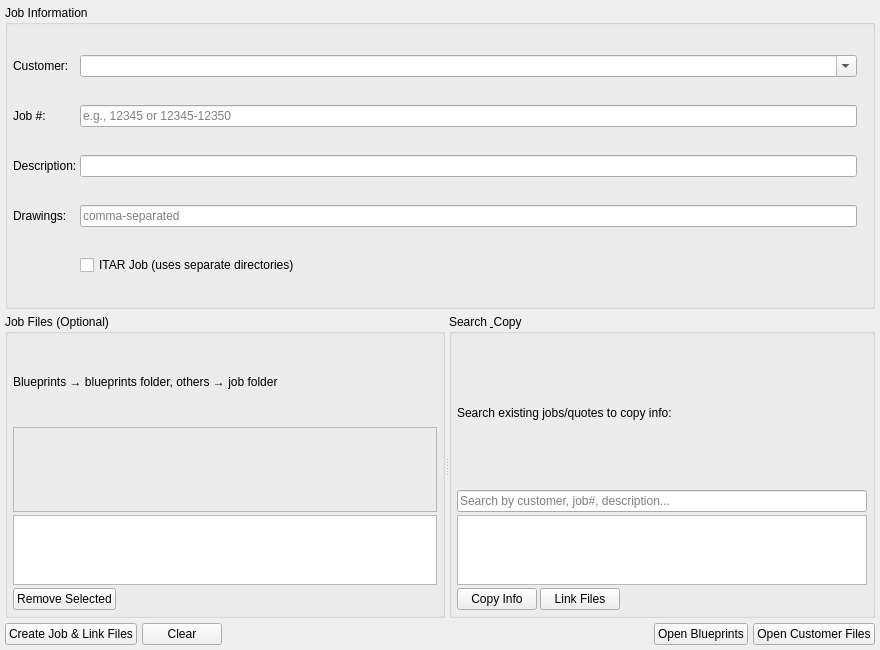
<?xml version="1.0" encoding="UTF-8"?>
<ui version="4.0">
 <class>JobTab</class>
 <widget class="QWidget" name="JobTab">
  <property name="geometry">
   <rect>
    <x>0</x>
    <y>0</y>
    <width>880</width>
    <height>650</height>
   </rect>
  </property>
  <layout class="QVBoxLayout" name="mainLayout">
   <property name="spacing">
    <number>5</number>
   </property>
   <property name="leftMargin">
    <number>5</number>
   </property>
   <property name="topMargin">
    <number>5</number>
   </property>
   <property name="rightMargin">
    <number>5</number>
   </property>
   <property name="bottomMargin">
    <number>5</number>
   </property>
   <item>
    <widget class="QGroupBox" name="jobInfoGroup">
     <property name="title">
      <string>Job Information</string>
     </property>
     <layout class="QGridLayout" name="jobInfoLayout">
      <property name="spacing">
       <number>3</number>
      </property>
      <property name="leftMargin">
       <number>5</number>
      </property>
      <property name="topMargin">
       <number>5</number>
      </property>
      <property name="rightMargin">
       <number>5</number>
      </property>
      <property name="bottomMargin">
       <number>5</number>
      </property>
      <item row="0" column="0">
       <widget class="QLabel" name="customerLabel">
        <property name="text">
         <string>Customer:</string>
        </property>
       </widget>
      </item>
      <item row="0" column="1">
       <widget class="QComboBox" name="customer_combo">
        <property name="minimumSize">
         <size>
          <width>250</width>
          <height>0</height>
         </size>
        </property>
        <property name="editable">
         <bool>true</bool>
        </property>
       </widget>
      </item>
      <item row="1" column="0">
       <widget class="QLabel" name="jobNumberLabel">
        <property name="text">
         <string>Job #:</string>
        </property>
       </widget>
      </item>
      <item row="1" column="1">
       <widget class="QLineEdit" name="job_number_edit">
        <property name="placeholderText">
         <string>e.g., 12345 or 12345-12350</string>
        </property>
       </widget>
      </item>
      <item row="1" column="2">
       <widget class="QLabel" name="job_status_label">
        <property name="text">
         <string/>
        </property>
       </widget>
      </item>
      <item row="2" column="0">
       <widget class="QLabel" name="descriptionLabel">
        <property name="text">
         <string>Description:</string>
        </property>
       </widget>
      </item>
      <item row="2" column="1">
       <widget class="QLineEdit" name="description_edit"/>
      </item>
      <item row="3" column="0">
       <widget class="QLabel" name="drawingsLabel">
        <property name="text">
         <string>Drawings:</string>
        </property>
       </widget>
      </item>
      <item row="3" column="1">
       <widget class="QLineEdit" name="drawings_edit">
        <property name="placeholderText">
         <string>comma-separated</string>
        </property>
       </widget>
      </item>
      <item row="4" column="1">
       <widget class="QCheckBox" name="itar_check">
        <property name="text">
         <string>ITAR Job (uses separate directories)</string>
        </property>
       </widget>
      </item>
     </layout>
    </widget>
   </item>
   <item>
    <widget class="QSplitter" name="filesSplitter">
     <property name="orientation">
      <enum>Qt::Horizontal</enum>
     </property>
     <widget class="QGroupBox" name="jobFilesGroup">
      <property name="title">
       <string>Job Files (Optional)</string>
      </property>
      <layout class="QVBoxLayout" name="jobFilesLayout">
       <property name="spacing">
        <number>3</number>
       </property>
       <property name="leftMargin">
        <number>5</number>
       </property>
       <property name="topMargin">
        <number>5</number>
       </property>
       <property name="rightMargin">
        <number>5</number>
       </property>
       <property name="bottomMargin">
        <number>5</number>
       </property>
       <item>
        <widget class="QLabel" name="filesInfoLabel">
         <property name="text">
          <string>Blueprints → blueprints folder, others → job folder</string>
         </property>
        </widget>
       </item>
       <item>
        <widget class="QFrame" name="job_drop_zone">
         <property name="minimumSize">
          <size>
           <width>0</width>
           <height>60</height>
          </size>
         </property>
         <property name="frameShape">
          <enum>QFrame::StyledPanel</enum>
         </property>
         <property name="frameShadow">
          <enum>QFrame::Sunken</enum>
         </property>
        </widget>
       </item>
       <item>
        <widget class="QListWidget" name="job_files_list">
         <property name="maximumSize">
          <size>
           <width>16777215</width>
           <height>70</height>
          </size>
         </property>
        </widget>
       </item>
       <item>
        <layout class="QHBoxLayout" name="removeButtonLayout">
         <item>
          <widget class="QPushButton" name="remove_btn">
           <property name="text">
            <string>Remove Selected</string>
           </property>
          </widget>
         </item>
         <item>
          <spacer name="horizontalSpacer">
           <property name="orientation">
            <enum>Qt::Horizontal</enum>
           </property>
           <property name="sizeHint" stdset="0">
            <size>
             <width>40</width>
             <height>20</height>
            </size>
           </property>
          </spacer>
         </item>
        </layout>
       </item>
      </layout>
     </widget>
     <widget class="QGroupBox" name="searchCopyGroup">
      <property name="title">
       <string>Search &amp; Copy</string>
      </property>
      <layout class="QVBoxLayout" name="searchCopyLayout">
       <property name="spacing">
        <number>3</number>
       </property>
       <property name="leftMargin">
        <number>5</number>
       </property>
       <property name="topMargin">
        <number>5</number>
       </property>
       <property name="rightMargin">
        <number>5</number>
       </property>
       <property name="bottomMargin">
        <number>5</number>
       </property>
       <item>
        <widget class="QLabel" name="searchInfoLabel">
         <property name="text">
          <string>Search existing jobs/quotes to copy info:</string>
         </property>
        </widget>
       </item>
       <item>
        <widget class="QLineEdit" name="job_search_input">
         <property name="placeholderText">
          <string>Search by customer, job#, description...</string>
         </property>
        </widget>
       </item>
       <item>
        <widget class="QListWidget" name="job_search_results">
         <property name="maximumSize">
          <size>
           <width>16777215</width>
           <height>70</height>
          </size>
         </property>
        </widget>
       </item>
       <item>
        <layout class="QHBoxLayout" name="searchButtonsLayout">
         <item>
          <widget class="QPushButton" name="copy_info_btn">
           <property name="toolTip">
            <string>Copy selected job/quote info to form</string>
           </property>
           <property name="text">
            <string>Copy Info</string>
           </property>
          </widget>
         </item>
         <item>
          <widget class="QPushButton" name="link_files_btn">
           <property name="toolTip">
            <string>Link files from selected job/quote</string>
           </property>
           <property name="text">
            <string>Link Files</string>
           </property>
          </widget>
         </item>
         <item>
          <spacer name="horizontalSpacer_2">
           <property name="orientation">
            <enum>Qt::Horizontal</enum>
           </property>
           <property name="sizeHint" stdset="0">
            <size>
             <width>40</width>
             <height>20</height>
            </size>
           </property>
          </spacer>
         </item>
        </layout>
       </item>
      </layout>
     </widget>
    </widget>
   </item>
   <item>
    <layout class="QHBoxLayout" name="bottomButtonLayout">
     <item>
      <widget class="QPushButton" name="create_btn">
       <property name="text">
        <string>Create Job &amp;&amp; Link Files</string>
       </property>
      </widget>
     </item>
     <item>
      <widget class="QPushButton" name="clear_btn">
       <property name="text">
        <string>Clear</string>
       </property>
      </widget>
     </item>
     <item>
      <spacer name="horizontalSpacer_3">
       <property name="orientation">
        <enum>Qt::Horizontal</enum>
       </property>
       <property name="sizeHint" stdset="0">
        <size>
         <width>40</width>
         <height>20</height>
        </size>
       </property>
      </spacer>
     </item>
     <item>
      <widget class="QPushButton" name="open_bp_btn">
       <property name="text">
        <string>Open Blueprints</string>
       </property>
      </widget>
     </item>
     <item>
      <widget class="QPushButton" name="open_cf_btn">
       <property name="text">
        <string>Open Customer Files</string>
       </property>
      </widget>
     </item>
    </layout>
   </item>
  </layout>
 </widget>
 <customwidgets>
  <customwidget>
   <class>DropZone</class>
   <extends>QFrame</extends>
   <header>dropzone_widget.h</header>
  </customwidget>
 </customwidgets>
 <resources/>
 <connections/>
</ui>
